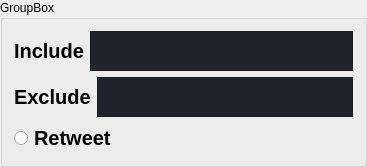
                               <widget class="QGroupBox" name="group_content">
                                <property name="maximumSize">
                                 <size>
                                  <width>16777215</width>
                                  <height>150</height>
                                 </size>
                                </property>
                                <property name="title">
                                 <string>GroupBox</string>
                                </property>
                                <layout class="QVBoxLayout" name="verticalLayout_25">
                                 <item>
                                  <layout class="QHBoxLayout" name="horizontalLayout_18">
                                   <item>
                                    <widget class="QLabel" name="label_14">
                                     <property name="styleSheet">
                                      <string notr="true">font: bold 20px</string>
                                     </property>
                                     <property name="text">
                                      <string>Include</string>
                                     </property>
                                    </widget>
                                   </item>
                                   <item>
                                    <widget class="QPlainTextEdit" name="text_filter_include">
                                     <property name="maximumSize">
                                      <size>
                                       <width>16777215</width>
                                       <height>40</height>
                                      </size>
                                     </property>
                                     <property name="styleSheet">
                                      <string notr="true">background-color: rgb(33, 37, 43);</string>
                                     </property>
                                    </widget>
                                   </item>
                                  </layout>
                                 </item>
                                 <item>
                                  <layout class="QHBoxLayout" name="horizontalLayout_19">
                                   <item>
                                    <widget class="QLabel" name="label_15">
                                     <property name="styleSheet">
                                      <string notr="true">font: bold 20px</string>
                                     </property>
                                     <property name="text">
                                      <string>Exclude</string>
                                     </property>
                                    </widget>
                                   </item>
                                   <item>
                                    <widget class="QPlainTextEdit" name="text_filter_exclue">
                                     <property name="maximumSize">
                                      <size>
                                       <width>16777215</width>
                                       <height>40</height>
                                      </size>
                                     </property>
                                     <property name="styleSheet">
                                      <string notr="true">background-color: rgb(33, 37, 43);</string>
                                     </property>
                                    </widget>
                                   </item>
                                  </layout>
                                 </item>
                                 <item>
                                  <widget class="QRadioButton" name="radio_filter_retweet">
                                   <property name="styleSheet">
                                    <string notr="true">font: bold 20px</string>
                                   </property>
                                   <property name="text">
                                    <string>Retweet</string>
                                   </property>
                                  </widget>
                                 </item>
                                </layout>
                               </widget>
